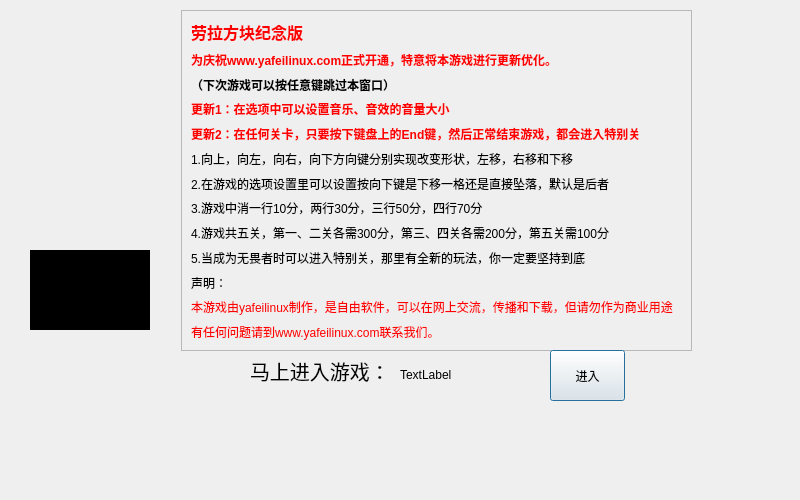
<?xml version="1.0" encoding="UTF-8"?>
<ui version="4.0">
 <class>StartDlg</class>
 <widget class="QDialog" name="StartDlg">
  <property name="geometry">
   <rect>
    <x>0</x>
    <y>0</y>
    <width>800</width>
    <height>500</height>
   </rect>
  </property>
  <property name="windowTitle">
   <string>Dialog</string>
  </property>
  <property name="styleSheet">
   <string notr="true"/>
  </property>
  <widget class="QFrame" name="frame">
   <property name="geometry">
    <rect>
     <x>181</x>
     <y>10</y>
     <width>511</width>
     <height>341</height>
    </rect>
   </property>
   <property name="frameShape">
    <enum>QFrame::StyledPanel</enum>
   </property>
   <property name="frameShadow">
    <enum>QFrame::Raised</enum>
   </property>
   <layout class="QVBoxLayout" name="verticalLayout">
    <item>
     <widget class="QLabel" name="label_3">
      <property name="font">
       <font>
        <pointsize>12</pointsize>
        <weight>75</weight>
        <bold>true</bold>
       </font>
      </property>
      <property name="styleSheet">
       <string notr="true">color:rgb(255, 0, 0)</string>
      </property>
      <property name="text">
       <string>劳拉方块纪念版</string>
      </property>
     </widget>
    </item>
    <item>
     <widget class="QLabel" name="label_13">
      <property name="font">
       <font>
        <pointsize>9</pointsize>
        <weight>75</weight>
        <bold>true</bold>
       </font>
      </property>
      <property name="styleSheet">
       <string notr="true">color:rgb(255, 0, 0)</string>
      </property>
      <property name="text">
       <string>为庆祝www.yafeilinux.com正式开通，特意将本游戏进行更新优化。</string>
      </property>
     </widget>
    </item>
    <item>
     <widget class="QLabel" name="label_11">
      <property name="font">
       <font>
        <weight>75</weight>
        <bold>true</bold>
       </font>
      </property>
      <property name="text">
       <string>（下次游戏可以按任意键跳过本窗口）</string>
      </property>
     </widget>
    </item>
    <item>
     <widget class="QLabel" name="label_14">
      <property name="font">
       <font>
        <pointsize>9</pointsize>
        <weight>75</weight>
        <bold>true</bold>
       </font>
      </property>
      <property name="styleSheet">
       <string notr="true">color:rgb(255, 0, 0)</string>
      </property>
      <property name="text">
       <string>更新1：在选项中可以设置音乐、音效的音量大小</string>
      </property>
     </widget>
    </item>
    <item>
     <widget class="QLabel" name="label_15">
      <property name="font">
       <font>
        <pointsize>9</pointsize>
        <weight>75</weight>
        <bold>true</bold>
       </font>
      </property>
      <property name="styleSheet">
       <string notr="true">color:rgb(255, 0, 0)</string>
      </property>
      <property name="text">
       <string>更新2：在任何关卡，只要按下键盘上的End键，然后正常结束游戏，都会进入特别关</string>
      </property>
     </widget>
    </item>
    <item>
     <widget class="QLabel" name="label">
      <property name="text">
       <string>1.向上，向左，向右，向下方向键分别实现改变形状，左移，右移和下移</string>
      </property>
     </widget>
    </item>
    <item>
     <widget class="QLabel" name="label_2">
      <property name="text">
       <string>2.在游戏的选项设置里可以设置按向下键是下移一格还是直接坠落，默认是后者</string>
      </property>
     </widget>
    </item>
    <item>
     <widget class="QLabel" name="label_9">
      <property name="text">
       <string>3.游戏中消一行10分，两行30分，三行50分，四行70分</string>
      </property>
     </widget>
    </item>
    <item>
     <widget class="QLabel" name="label_10">
      <property name="text">
       <string>4.游戏共五关，第一、二关各需300分，第三、四关各需200分，第五关需100分</string>
      </property>
     </widget>
    </item>
    <item>
     <widget class="QLabel" name="label_12">
      <property name="text">
       <string>5.当成为无畏者时可以进入特别关，那里有全新的玩法，你一定要坚持到底</string>
      </property>
     </widget>
    </item>
    <item>
     <widget class="QLabel" name="label_4">
      <property name="text">
       <string>声明：</string>
      </property>
     </widget>
    </item>
    <item>
     <widget class="QLabel" name="label_5">
      <property name="styleSheet">
       <string notr="true">color:rgb(255, 0, 0)</string>
      </property>
      <property name="text">
       <string>本游戏由yafeilinux制作，是自由软件，可以在网上交流，传播和下载，但请勿作为商业用途</string>
      </property>
     </widget>
    </item>
    <item>
     <widget class="QLabel" name="label_6">
      <property name="styleSheet">
       <string notr="true">color:rgb(255, 0, 0)</string>
      </property>
      <property name="text">
       <string>有任何问题请到www.yafeilinux.com联系我们。</string>
      </property>
     </widget>
    </item>
   </layout>
  </widget>
  <widget class="QLabel" name="label_8">
   <property name="geometry">
    <rect>
     <x>250</x>
     <y>350</y>
     <width>141</width>
     <height>41</height>
    </rect>
   </property>
   <property name="font">
    <font>
     <pointsize>15</pointsize>
    </font>
   </property>
   <property name="text">
    <string>马上进入游戏：</string>
   </property>
  </widget>
  <widget class="QLabel" name="jiantou">
   <property name="geometry">
    <rect>
     <x>400</x>
     <y>350</y>
     <width>100</width>
     <height>50</height>
    </rect>
   </property>
   <property name="styleSheet">
    <string notr="true"/>
   </property>
   <property name="text">
    <string>TextLabel</string>
   </property>
  </widget>
  <widget class="QPushButton" name="pushButton">
   <property name="geometry">
    <rect>
     <x>550</x>
     <y>350</y>
     <width>75</width>
     <height>51</height>
    </rect>
   </property>
   <property name="text">
    <string>进入</string>
   </property>
  </widget>
  <widget class="QFrame" name="frame_2">
   <property name="geometry">
    <rect>
     <x>30</x>
     <y>250</y>
     <width>120</width>
     <height>80</height>
    </rect>
   </property>
   <property name="styleSheet">
    <string notr="true">background:rgb(0, 0, 0)</string>
   </property>
   <property name="frameShape">
    <enum>QFrame::StyledPanel</enum>
   </property>
   <property name="frameShadow">
    <enum>QFrame::Raised</enum>
   </property>
   <widget class="QLabel" name="yafeilinux">
    <property name="geometry">
     <rect>
      <x>20</x>
      <y>30</y>
      <width>54</width>
      <height>13</height>
     </rect>
    </property>
    <property name="text">
     <string>TextLabel</string>
    </property>
   </widget>
  </widget>
 </widget>
 <resources/>
 <connections/>
</ui>
